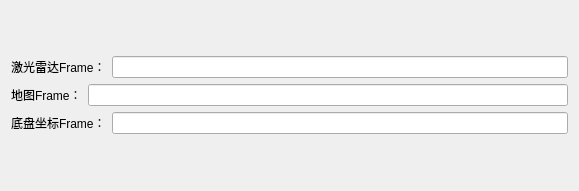
           <widget class="QWidget" name="page_7">
            <property name="geometry">
             <rect>
              <x>0</x>
              <y>0</y>
              <width>579</width>
              <height>191</height>
             </rect>
            </property>
            <attribute name="label">
             <string>坐标系设置</string>
            </attribute>
            <layout class="QVBoxLayout" name="verticalLayout_19">
             <item>
              <layout class="QVBoxLayout" name="verticalLayout_18">
               <item>
                <layout class="QHBoxLayout" name="horizontalLayout_33">
                 <item>
                  <widget class="QLabel" name="label_17">
                   <property name="text">
                    <string>激光雷达Frame：</string>
                   </property>
                  </widget>
                 </item>
                 <item>
                  <widget class="QLineEdit" name="lineEdit_laserFrame"/>
                 </item>
                </layout>
               </item>
               <item>
                <layout class="QHBoxLayout" name="horizontalLayout_34">
                 <item>
                  <widget class="QLabel" name="label_18">
                   <property name="text">
                    <string>地图Frame：</string>
                   </property>
                  </widget>
                 </item>
                 <item>
                  <widget class="QLineEdit" name="lineEdit_mapFrame"/>
                 </item>
                </layout>
               </item>
               <item>
                <layout class="QHBoxLayout" name="horizontalLayout_35">
                 <item>
                  <widget class="QLabel" name="label_19">
                   <property name="text">
                    <string>底盘坐标Frame：</string>
                   </property>
                  </widget>
                 </item>
                 <item>
                  <widget class="QLineEdit" name="lineEdit_baseFrame"/>
                 </item>
                </layout>
               </item>
              </layout>
             </item>
            </layout>
           </widget>
